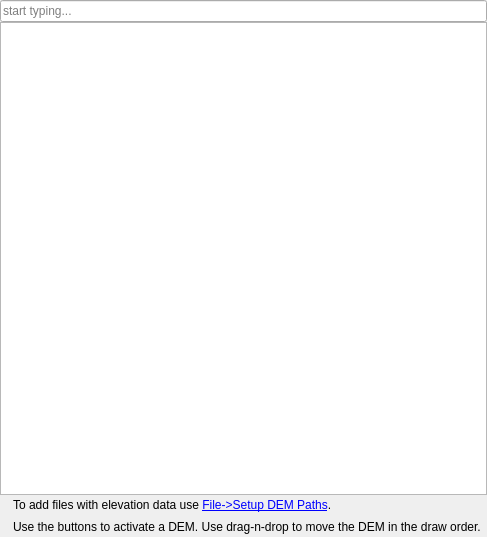
<?xml version="1.0" encoding="UTF-8"?>
<ui version="4.0">
 <class>IDemsList</class>
 <widget class="QWidget" name="IDemsList">
  <property name="geometry">
   <rect>
    <x>0</x>
    <y>0</y>
    <width>487</width>
    <height>537</height>
   </rect>
  </property>
  <property name="windowTitle">
   <string>Form</string>
  </property>
  <layout class="QVBoxLayout" name="verticalLayout_2">
   <property name="spacing">
    <number>0</number>
   </property>
   <property name="leftMargin">
    <number>0</number>
   </property>
   <property name="topMargin">
    <number>0</number>
   </property>
   <property name="rightMargin">
    <number>0</number>
   </property>
   <property name="bottomMargin">
    <number>0</number>
   </property>
   <item>
    <widget class="QLineEdit" name="lineFilter">
     <property name="toolTip">
      <string>Filter: Start to type and the list will be reduced to matching items.</string>
     </property>
     <property name="placeholderText">
      <string>start typing...</string>
     </property>
    </widget>
   </item>
   <item>
    <widget class="CDemTreeWidget" name="treeWidget">
     <property name="contextMenuPolicy">
      <enum>Qt::ContextMenuPolicy::CustomContextMenu</enum>
     </property>
     <property name="verticalScrollBarPolicy">
      <enum>Qt::ScrollBarPolicy::ScrollBarAsNeeded</enum>
     </property>
     <property name="dragDropMode">
      <enum>QAbstractItemView::DragDropMode::InternalMove</enum>
     </property>
     <property name="iconSize">
      <size>
       <width>32</width>
       <height>32</height>
      </size>
     </property>
     <property name="verticalScrollMode">
      <enum>QAbstractItemView::ScrollMode::ScrollPerPixel</enum>
     </property>
     <attribute name="headerVisible">
      <bool>false</bool>
     </attribute>
     <column>
      <property name="text">
       <string notr="true">1</string>
      </property>
     </column>
    </widget>
   </item>
   <item>
    <layout class="QHBoxLayout" name="horizontalLayout">
     <property name="spacing">
      <number>3</number>
     </property>
     <property name="leftMargin">
      <number>3</number>
     </property>
     <property name="topMargin">
      <number>3</number>
     </property>
     <property name="rightMargin">
      <number>3</number>
     </property>
     <property name="bottomMargin">
      <number>3</number>
     </property>
     <item>
      <widget class="QLabel" name="labelIcon">
       <property name="sizePolicy">
        <sizepolicy hsizetype="Maximum" vsizetype="Preferred">
         <horstretch>0</horstretch>
         <verstretch>0</verstretch>
        </sizepolicy>
       </property>
       <property name="text">
        <string/>
       </property>
       <property name="pixmap">
        <pixmap resource="../resources.qrc">:/icons/48x48/Help.png</pixmap>
       </property>
       <property name="alignment">
        <set>Qt::AlignmentFlag::AlignHCenter|Qt::AlignmentFlag::AlignTop</set>
       </property>
      </widget>
     </item>
     <item>
      <layout class="QVBoxLayout" name="verticalLayout">
       <property name="spacing">
        <number>8</number>
       </property>
       <property name="leftMargin">
        <number>0</number>
       </property>
       <property name="topMargin">
        <number>0</number>
       </property>
       <property name="rightMargin">
        <number>0</number>
       </property>
       <property name="bottomMargin">
        <number>0</number>
       </property>
       <item>
        <widget class="QLabel" name="labelHelpFillMapList">
         <property name="text">
          <string>To add files with elevation data use &lt;a href='DemFolders'&gt;File-&gt;Setup DEM Paths&lt;/a&gt;.</string>
         </property>
         <property name="alignment">
          <set>Qt::AlignmentFlag::AlignJustify|Qt::AlignmentFlag::AlignVCenter</set>
         </property>
         <property name="wordWrap">
          <bool>true</bool>
         </property>
        </widget>
       </item>
       <item>
        <widget class="QLabel" name="labelHelpActivateMap">
         <property name="text">
          <string>Use the buttons to activate a DEM. Use drag-n-drop to move the DEM in the draw order. </string>
         </property>
         <property name="alignment">
          <set>Qt::AlignmentFlag::AlignJustify|Qt::AlignmentFlag::AlignVCenter</set>
         </property>
         <property name="wordWrap">
          <bool>true</bool>
         </property>
        </widget>
       </item>
      </layout>
     </item>
    </layout>
   </item>
  </layout>
  <action name="actionMoveUp">
   <property name="icon">
    <iconset resource="../resources.qrc">
     <normaloff>:/icons/32x32/Up.png</normaloff>:/icons/32x32/Up.png</iconset>
   </property>
   <property name="text">
    <string>Move Up</string>
   </property>
   <property name="toolTip">
    <string>Hide DEM behind previous one</string>
   </property>
  </action>
  <action name="actionMoveDown">
   <property name="icon">
    <iconset resource="../resources.qrc">
     <normaloff>:/icons/32x32/Down.png</normaloff>:/icons/32x32/Down.png</iconset>
   </property>
   <property name="text">
    <string>Move down</string>
   </property>
   <property name="toolTip">
    <string>Show DEM on top of next one</string>
   </property>
  </action>
  <action name="actionReloadDem">
   <property name="icon">
    <iconset resource="../resources.qrc">
     <normaloff>:/icons/32x32/Reset.png</normaloff>:/icons/32x32/Reset.png</iconset>
   </property>
   <property name="text">
    <string>Reload DEM</string>
   </property>
  </action>
  <action name="actionClearFilter">
   <property name="icon">
    <iconset resource="../resources.qrc">
     <normaloff>:/icons/32x32/Filter.png</normaloff>:/icons/32x32/Filter.png</iconset>
   </property>
   <property name="text">
    <string>Clear Filter</string>
   </property>
  </action>
  <action name="actionRemove">
   <property name="icon">
    <iconset resource="../resources.qrc">
     <normaloff>:/icons/32x32/DeleteOne.png</normaloff>:/icons/32x32/DeleteOne.png</iconset>
   </property>
   <property name="text">
    <string>Remove</string>
   </property>
   <property name="toolTip">
    <string>Remove DEM from list</string>
   </property>
   <property name="menuRole">
    <enum>QAction::MenuRole::NoRole</enum>
   </property>
  </action>
 </widget>
 <customwidgets>
  <customwidget>
   <class>CDemTreeWidget</class>
   <extends>QTreeWidget</extends>
   <header>dem/CDemList.h</header>
  </customwidget>
 </customwidgets>
 <resources>
  <include location="../resources.qrc"/>
 </resources>
 <connections>
  <connection>
   <sender>actionClearFilter</sender>
   <signal>triggered()</signal>
   <receiver>lineFilter</receiver>
   <slot>clear()</slot>
   <hints>
    <hint type="sourcelabel">
     <x>-1</x>
     <y>-1</y>
    </hint>
    <hint type="destinationlabel">
     <x>153</x>
     <y>12</y>
    </hint>
   </hints>
  </connection>
 </connections>
</ui>
